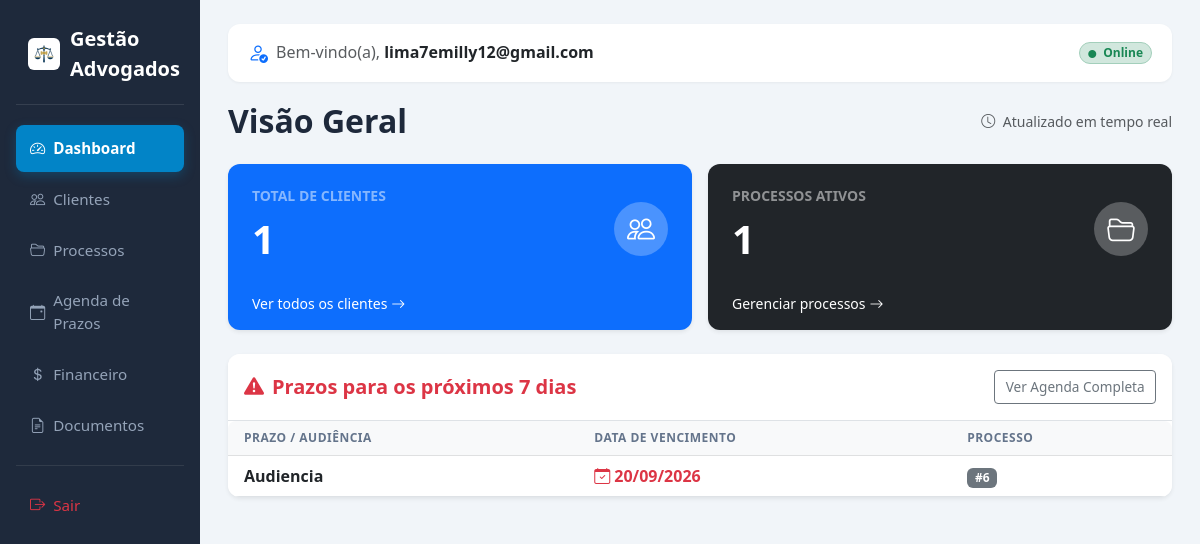
/ (signed in), run on the app's committed database.
### tables this page shows
CREATE TABLE prazos (
        id INTEGER PRIMARY KEY AUTOINCREMENT,
        processo_id INTEGER NOT NULL,
        titulo TEXT NOT NULL,
        data_vencimento DATE NOT NULL,
        tipo TEXT, -- audiencia, prazo_fatal
        concluido INTEGER DEFAULT 0, usuario_id INTEGER DEFAULT 1,
        FOREIGN KEY(processo_id) REFERENCES processos(id)
    );

### app/controllers/DashboardController.php (called while the page is built, shortened)
<?php
class DashboardController {
    public function index() {
        $pdo = getDB();
        $stmt_cli = $pdo->prepare("SELECT COUNT(*) FROM clientes WHERE usuario_id = ?"); $stmt_cli->execute([$_SESSION["user_id"]]); $clientesCount = $stmt_cli->fetchColumn();
        $stmt_proc = $pdo->prepare("SELECT COUNT(*) FROM processos WHERE usuario_id = ? AND status = 'Ativo'"); $stmt_proc->execute([$_SESSION["user_id"]]); $processosCount = $stmt_proc->fetchColumn();
        $stmt = $pdo->prepare("SELECT * FROM prazos WHERE concluido = 0 AND usuario_id = ? AND data_vencimento BETWEEN date('now') AND date('now', '+7 days') ORDER BY data_vencimento ASC");
        $stmt->execute([$_SESSION["user_id"]]);
        $prazosProximos = $stmt->fetchAll();
        require 'app/views/layout.php';
    }
}

### app/views/dashboard.php (the view, shortened to what this page needs)
<div class="d-flex justify-content-between align-items-center mb-4 flex-wrap gap-2">
    <h2 class="mb-0 fw-bold">Visão Geral</h2>
    <span class="text-muted small"><i class="bi bi-clock me-1"></i> Atualizado em tempo real</span>
</div>
<div class="row g-3 mb-4">
    <div class="col-12 col-sm-6">
        <div class="card text-white bg-primary shadow-sm border-0 h-100">
            <div class="card-body d-flex align-items-center justify-content-between p-3 p-md-4">
                <div>
                    <h6 class="card-title text-white-50 text-uppercase fw-semibold mb-1 small">Total de Clientes</h6>
                    <p class="card-text fs-1 fw-bold mb-0"><?= $clientesCount ?></p>
                </div>
                <div class="bg-white bg-opacity-25 rounded-circle p-3 d-flex align-items-center justify-content-center" style="width: 54px; height: 54px;">
                    <i class="bi bi-people fs-3"></i>
                </div>
            </div>
            <div class="card-footer bg-transparent border-0 pt-0 pb-3 px-3 px-md-4">
                <a href="<?= BASE_URL ?>/clientes" class="text-white text-decoration-none small d-flex align-items-center gap-1">
                    Ver todos os clientes <i class="bi bi-arrow-right"></i>
                </a>
            </div>
        </div>
    </div>
    <div class="col-12 col-sm-6">
        <div class="card text-white bg-dark shadow-sm border-0 h-100">
            <div class="card-body d-flex align-items-center justify-content-between p-3 p-md-4">
                <div>
                    <h6 class="card-title text-white-50 text-uppercase fw-semibold mb-1 small">Processos Ativos</h6>
                    <p class="card-text fs-1 fw-bold mb-0"><?= $processosCount ?></p>
                </div>
                <div class="bg-white bg-opacity-25 rounded-circle p-3 d-flex align-items-center justify-content-center" style="width: 54px; height: 54px;">
                    <i class="bi bi-folder2-open fs-3"></i>
                </div>
            </div>
            <div class="card-footer bg-transparent border-0 pt-0 pb-3 px-3 px-md-4">
                <a href="<?= BASE_URL ?>/processos" class="text-white text-decoration-none small d-flex align-items-center gap-1">
                    Gerenciar processos <i class="bi bi-arrow-right"></i>
                </a>
            </div>
        </div>
    </div>
</div>
<div class="card shadow-sm border-0 mb-4">
    <div class="card-header bg-white border-bottom py-3 d-flex align-items-center justify-content-between flex-wrap gap-2">
        <h5 class="text-danger m-0 fw-bold d-flex align-items-center gap-2">
            <i class="bi bi-exclamation-triangle-fill"></i> Prazos para os próximos 7 dias
        </h5>
        <a href="<?= BASE_URL ?>/prazos" class="btn btn-sm btn-outline-secondary">Ver Agenda Completa</a>
    </div>
    <div class="card-body p-0">
        <?php if (count($prazosProximos) > 0): ?>
            <div class="table-responsive">
                <table class="table table-hover align-middle mb-0">
                    <thead class="table-light">
                        <tr>
                            <th class="ps-3">Prazo / Audiência</th>
                            <th>Data de Vencimento</th>
                            <th class="pe-3">Processo</th>
                        </tr>
                    </thead>
                    <tbody>
                        <?php foreach($prazosProximos as $prazo): ?>
                        <tr>
                            <td class="ps-3"><strong><?= htmlspecialchars($prazo['titulo']) ?></strong></td>
                            <td class="text-danger fw-bold"><i class="bi bi-calendar-check me-1"></i><?= date('d/m/Y', strtotime($prazo['data_vencimento'])) ?></td>
                            <td class="pe-3"><span class="badge bg-secondary">#<?= $prazo['processo_id'] ?></span></td>
                        </tr>
                        <?php endforeach; ?>
                    </tbody>
                </table>
            </div>
        <?php endif; ?>
    </div>
</div>

### app/views/layout.php (style rules this page uses)
:root { --sidebar-bg: #1e293b; --sidebar-hover: #334155; --sidebar-active: #0284c7; --primary-accent: #0284c7; }
body { font-family: 'Segoe UI', system-ui, -apple-system, sans-serif; background-color: #f1f5f9; color: #1e293b; min-height: 100vh; }
.card { border-radius: 12px; border: 1px solid rgba(0,0,0,0.05); overflow: hidden; }
.table-responsive { -webkit-overflow-scrolling: touch; border-radius: 8px; }
.table th { font-weight: 600; text-transform: uppercase; font-size: 0.75rem; letter-spacing: 0.5px; color: #64748b; white-space: nowrap; }
.table td { vertical-align: middle; }
.btn-sm { padding: 0.35rem 0.65rem; font-size: 0.85rem; white-space: nowrap; }

### data on the page
prazos: titulo "Audiencia", data_vencimento "20/09/2026", processo "6"

### other printed values
$_SESSION['email'] "lima7emilly12@gmail.com"
$clientesCount "1"
$processosCount "1"
